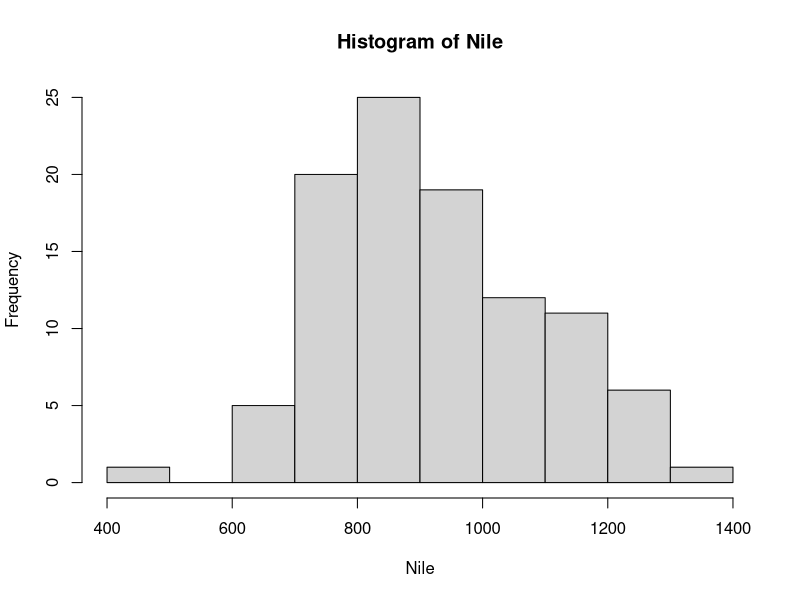
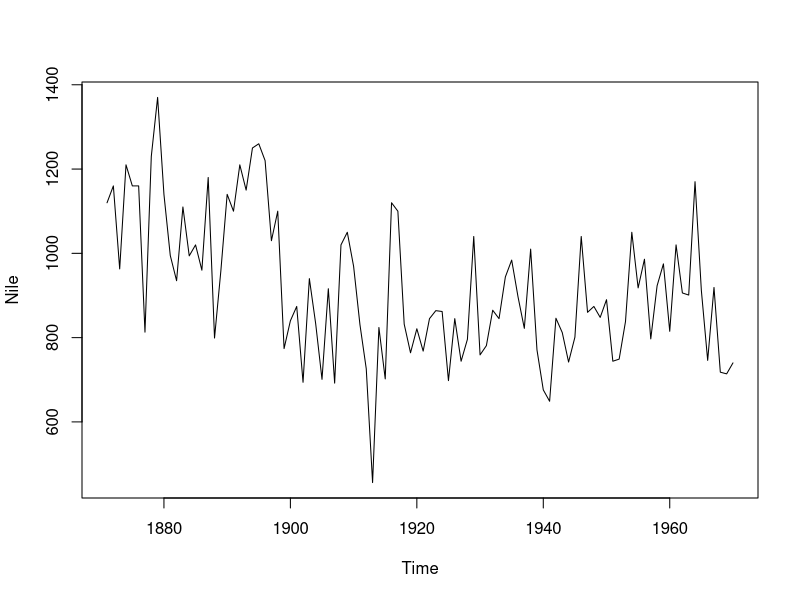
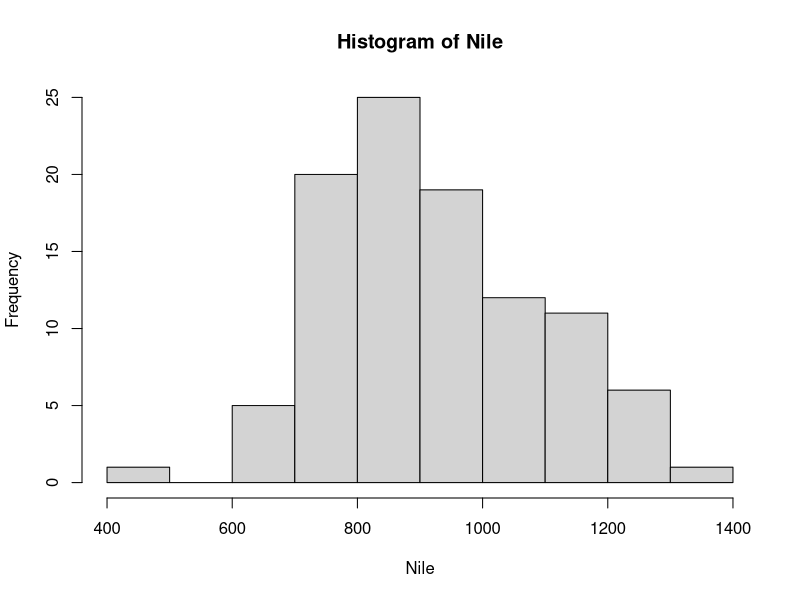

Write the R code that produced these figures, in order.

#data sets
data()
Nile
mean(Nile)
hist(Nile)
plot(Nile)

#Matrices and Columns
w<-c(3,5,8)
z<-c(9,2,1)
Mymatrix<-rbind(w,z)
Mymatrix
#Extract 1 from the matrix
Mymatrix[2,3]
#Pull out a column
#Easiest way is to leave row index blank
Mymatrix[,2]
#Pull out a row
Mymatrix[1,]

#Lists
#Holds a bunch of stuff like a vector and 
#a matrix
Mylist<-list(x="cat",y=c(3,1,4,1))
#can use <- or = as assignment operator
#Extraction
Mylist$x
Mylist$y
#Use lists for a histogram
#Example
myhist<-hist(Nile)
myhist$counts
str(myhist)

#Make a list where the first component is a 
#vector with 3 elements and the 2nd component 
#is a vector of 2 names

#need quotes for a char string

mylist<-list(x=c(3,5,2),y=c("cat","dog"))
#extract a single element from a vector
d<-mylist$y[2]
n<-mylist$x[1]
c(n,d)


